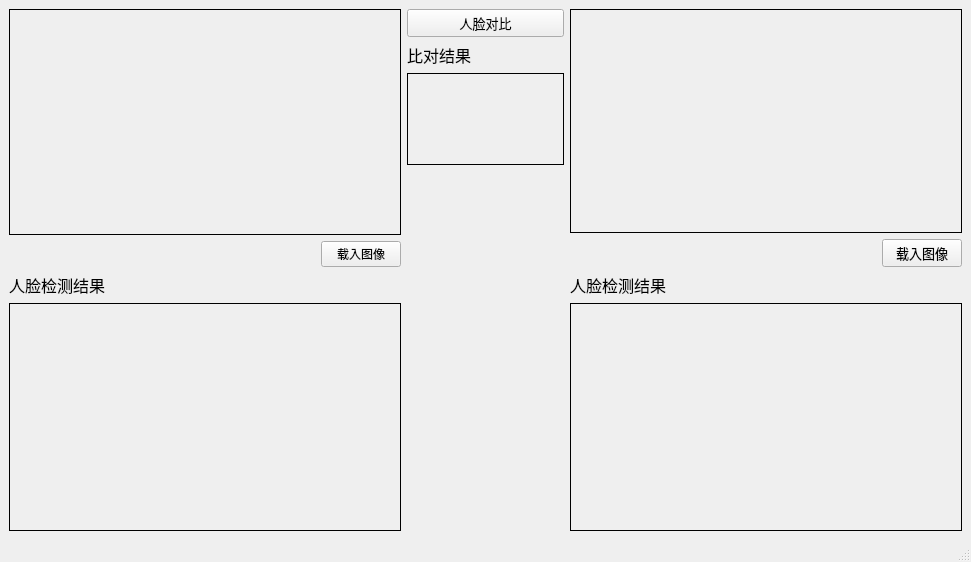
<?xml version="1.0" encoding="UTF-8"?>
<ui version="4.0">
 <class>MainWindow</class>
 <widget class="QMainWindow" name="MainWindow">
  <property name="geometry">
   <rect>
    <x>0</x>
    <y>0</y>
    <width>971</width>
    <height>562</height>
   </rect>
  </property>
  <property name="windowTitle">
   <string>人脸识别演示程序</string>
  </property>
  <property name="windowIcon">
   <iconset>
    <normaloff>image/o1.ico</normaloff>image/o1.ico</iconset>
  </property>
  <widget class="QWidget" name="centralwidget">
   <layout class="QHBoxLayout" name="horizontalLayout_5" stretch="5,2,5">
    <item>
     <layout class="QVBoxLayout" name="verticalLayout_3">
      <property name="sizeConstraint">
       <enum>QLayout::SetFixedSize</enum>
      </property>
      <item>
       <layout class="QVBoxLayout" name="verticalLayout" stretch="1,0">
        <item>
         <widget class="QLabel" name="label_image01">
          <property name="frameShape">
           <enum>QFrame::Box</enum>
          </property>
          <property name="text">
           <string/>
          </property>
          <property name="scaledContents">
           <bool>true</bool>
          </property>
         </widget>
        </item>
        <item>
         <layout class="QHBoxLayout" name="horizontalLayout">
          <item>
           <spacer name="horizontalSpacer">
            <property name="orientation">
             <enum>Qt::Horizontal</enum>
            </property>
            <property name="sizeHint" stdset="0">
             <size>
              <width>40</width>
              <height>20</height>
             </size>
            </property>
           </spacer>
          </item>
          <item>
           <widget class="QPushButton" name="pushButton_loadPicture01">
            <property name="text">
             <string>载入图像</string>
            </property>
           </widget>
          </item>
         </layout>
        </item>
       </layout>
      </item>
      <item>
       <layout class="QVBoxLayout" name="verticalLayout_2" stretch="0,1">
        <item>
         <layout class="QHBoxLayout" name="horizontalLayout_2">
          <item>
           <widget class="QLabel" name="label">
            <property name="font">
             <font>
              <pointsize>12</pointsize>
             </font>
            </property>
            <property name="text">
             <string>人脸检测结果</string>
            </property>
           </widget>
          </item>
          <item>
           <spacer name="horizontalSpacer_2">
            <property name="orientation">
             <enum>Qt::Horizontal</enum>
            </property>
            <property name="sizeHint" stdset="0">
             <size>
              <width>40</width>
              <height>20</height>
             </size>
            </property>
           </spacer>
          </item>
         </layout>
        </item>
        <item>
         <widget class="QLabel" name="label_show01">
          <property name="frameShape">
           <enum>QFrame::Box</enum>
          </property>
          <property name="text">
           <string/>
          </property>
         </widget>
        </item>
       </layout>
      </item>
     </layout>
    </item>
    <item>
     <layout class="QVBoxLayout" name="verticalLayout_7" stretch="0,0,1,4">
      <item>
       <widget class="QPushButton" name="pushButton_faceCompare">
        <property name="font">
         <font>
          <pointsize>10</pointsize>
         </font>
        </property>
        <property name="text">
         <string>人脸对比</string>
        </property>
       </widget>
      </item>
      <item>
       <widget class="QLabel" name="label_7">
        <property name="font">
         <font>
          <family>Arial</family>
          <pointsize>12</pointsize>
         </font>
        </property>
        <property name="text">
         <string>比对结果</string>
        </property>
       </widget>
      </item>
      <item>
       <widget class="QLabel" name="label_match">
        <property name="frameShape">
         <enum>QFrame::Box</enum>
        </property>
        <property name="text">
         <string/>
        </property>
       </widget>
      </item>
      <item>
       <spacer name="verticalSpacer">
        <property name="orientation">
         <enum>Qt::Vertical</enum>
        </property>
        <property name="sizeHint" stdset="0">
         <size>
          <width>20</width>
          <height>40</height>
         </size>
        </property>
       </spacer>
      </item>
     </layout>
    </item>
    <item>
     <layout class="QVBoxLayout" name="verticalLayout_4">
      <item>
       <layout class="QVBoxLayout" name="verticalLayout_5" stretch="1,0">
        <item>
         <widget class="QLabel" name="label_image02">
          <property name="frameShape">
           <enum>QFrame::Box</enum>
          </property>
          <property name="text">
           <string/>
          </property>
          <property name="scaledContents">
           <bool>true</bool>
          </property>
         </widget>
        </item>
        <item>
         <layout class="QHBoxLayout" name="horizontalLayout_3">
          <item>
           <spacer name="horizontalSpacer_3">
            <property name="orientation">
             <enum>Qt::Horizontal</enum>
            </property>
            <property name="sizeHint" stdset="0">
             <size>
              <width>40</width>
              <height>20</height>
             </size>
            </property>
           </spacer>
          </item>
          <item>
           <widget class="QPushButton" name="pushButton_loadPicture02">
            <property name="font">
             <font>
              <pointsize>10</pointsize>
             </font>
            </property>
            <property name="text">
             <string>载入图像</string>
            </property>
           </widget>
          </item>
         </layout>
        </item>
       </layout>
      </item>
      <item>
       <layout class="QVBoxLayout" name="verticalLayout_6" stretch="0,1">
        <item>
         <layout class="QHBoxLayout" name="horizontalLayout_4">
          <item>
           <widget class="QLabel" name="label_3">
            <property name="font">
             <font>
              <family>Arial</family>
              <pointsize>12</pointsize>
             </font>
            </property>
            <property name="text">
             <string>人脸检测结果</string>
            </property>
           </widget>
          </item>
          <item>
           <spacer name="horizontalSpacer_4">
            <property name="orientation">
             <enum>Qt::Horizontal</enum>
            </property>
            <property name="sizeHint" stdset="0">
             <size>
              <width>40</width>
              <height>20</height>
             </size>
            </property>
           </spacer>
          </item>
         </layout>
        </item>
        <item>
         <widget class="QLabel" name="label_show02">
          <property name="frameShape">
           <enum>QFrame::Box</enum>
          </property>
          <property name="text">
           <string/>
          </property>
         </widget>
        </item>
       </layout>
      </item>
     </layout>
    </item>
   </layout>
  </widget>
  <widget class="QStatusBar" name="statusbar"/>
  <action name="actionExit">
   <property name="icon">
    <iconset>
     <normaloff>:/icon/image/o1.ico</normaloff>:/icon/image/o1.ico</iconset>
   </property>
   <property name="text">
    <string>Exit</string>
   </property>
  </action>
  <action name="actionabout">
   <property name="icon">
    <iconset>
     <normaloff>:/icon/image/o2.ico</normaloff>:/icon/image/o2.ico</iconset>
   </property>
   <property name="text">
    <string>about</string>
   </property>
  </action>
 </widget>
 <resources/>
 <connections/>
</ui>
